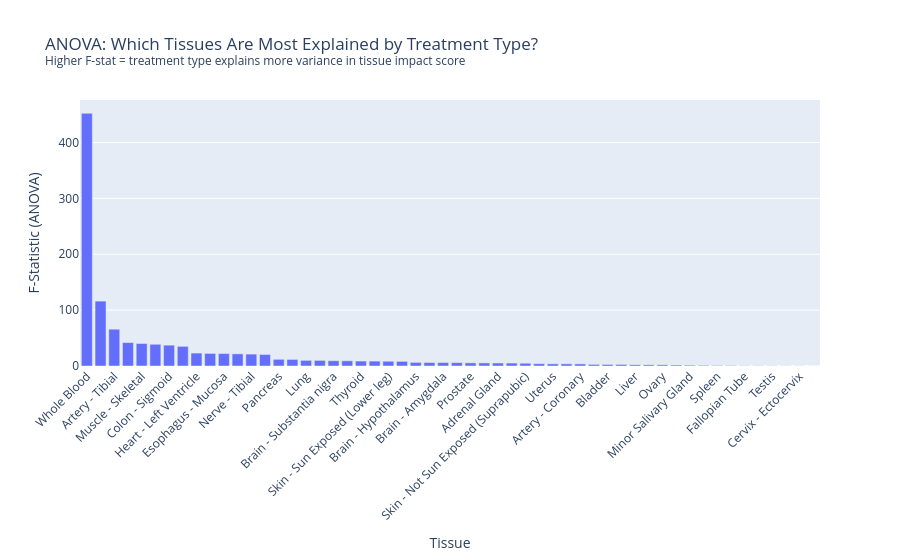

The code cell stored with this chart in its notebook:
### Code cell
# Cell E — ANOVA per tissue: which tissues differ most across treatment types?
from scipy.stats import f_oneway

anova_results = {}
for tissue in tissue_cols:
    groups = [g[tissue].values for _, g in stacked.groupby('treatment')]
    stat, p = f_oneway(*groups)
    anova_results[tissue] = {'F_stat': stat, 'p_value': p}

anova_df = (
    pd.DataFrame(anova_results).T
    .sort_values('F_stat', ascending=False)
    .astype(float)
)

print("Top tissues by F-statistic (most explained by treatment):")
print(anova_df.head(10).to_string())

px.bar(
    anova_df.reset_index(),
    x='index', y='F_stat',
    labels={'index': 'Tissue', 'F_stat': 'F-Statistic (ANOVA)'},
    title='ANOVA: Which Tissues Are Most Explained by Treatment Type?'
          '<br><sup>Higher F-stat = treatment type explains more variance in tissue impact score</sup>',
).update_layout(xaxis_tickangle=-45).show()

### Figure 1 — Plotly figure (JSON) as saved in the notebook; plotly's stock layout.template omitted (floating-point values rounded to 4 significant figures)
{"data": [{"hovertemplate": "Tissue=%{x}<br>F-Statistic (ANOVA)=%{y}<extra></extra>", "legendgroup": "", "marker": {"color": "#636efa", "pattern": {"shape": ""}}, "name": "", "orientation": "v", "showlegend": false, "textposition": "auto", "type": "bar", "x": ["Whole Blood", "Esophagus - Muscularis", "Artery - Tibial", "Cells - Cultured fibroblasts", "Muscle - Skeletal", "Esophagus - Gastroesophageal Junction", "Colon - Sigmoid", "Heart - Atrial Appendage", "Heart - Left Ventricle", "Adipose - Subcutaneous", "Esophagus - Mucosa", "Artery - Aorta", "Nerve - Tibial", "Brain - Spinal cord (cervical c-1)", "Pancreas", "Pituitary", "Lung", "Brain - Hippocampus", "Brain - Substantia nigra", "Brain - Caudate (basal ganglia)", "Thyroid", "Adipose - Visceral (Omentum)", "Skin - Sun Exposed (Lower leg)", "Brain - Putamen (basal ganglia)", "Brain - Hypothalamus", "Brain - Nucleus accumbens (basal ganglia)", "Brain - Amygdala", "Brain - Cortex", "Prostate", "Breast - Mammary Tissue", "Adrenal Gland", "Brain - Anterior cingulate cortex (BA24)", "Skin - Not Sun Exposed (Suprapubic)", "Brain - Frontal Cortex (BA9)", "Uterus", "Colon - Transverse", "Artery - Coronary", "Brain - Cerebellar Hemisphere", "Bladder", "Brain - Cerebellum", "Liver", "Cells - EBV-transformed lymphocytes", "Ovary", "Vagina", "Minor Salivary Gland", "Kidney - Cortex", "Spleen", "Stomach", "Fallopian Tube", "Small Intestine - Terminal Ileum", "Testis", "Cervix - Endocervix", "Cervix - Ectocervix", "Kidney - Medulla"], "xaxis": "x", "y": [452.3, 116.1, 65.85, 41.89, 40.28, 38.89, 37.31, 35.18, 23.14, 22.49, 22.23, 21.72, 21.31, 20.63, 11.97, 11.78, 10.12, 10.02, 9.435, 9.314, 8.881, 8.765, 8.513, 8.272, 6.455, 6.243, 6.146, 6.051, 5.662, 5.554, 5.365, 5.294, 4.921, 4.098, 3.906, 3.875, 3.739, 2.878, 2.792, 2.787, 2.223, 2.122, 2.106, 1.761, 1.45, 1.201, 1.011, 0.819, 0.4324, 0.4133, 0.3466, 0.2253, 0.2101, 0.1086], "yaxis": "y"}], "layout": {"barmode": "relative", "legend": {"tracegroupgap": 0}, "title": {"text": "ANOVA: Which Tissues Are Most Explained by Treatment Type?<br><sup>Higher F-stat = treatment type explains more variance in tissue impact score</sup>"}, "xaxis": {"anchor": "y", "domain": [0, 1], "tickangle": -45, "title": {"text": "Tissue"}}, "yaxis": {"anchor": "x", "domain": [0, 1], "title": {"text": "F-Statistic (ANOVA)"}}}}
